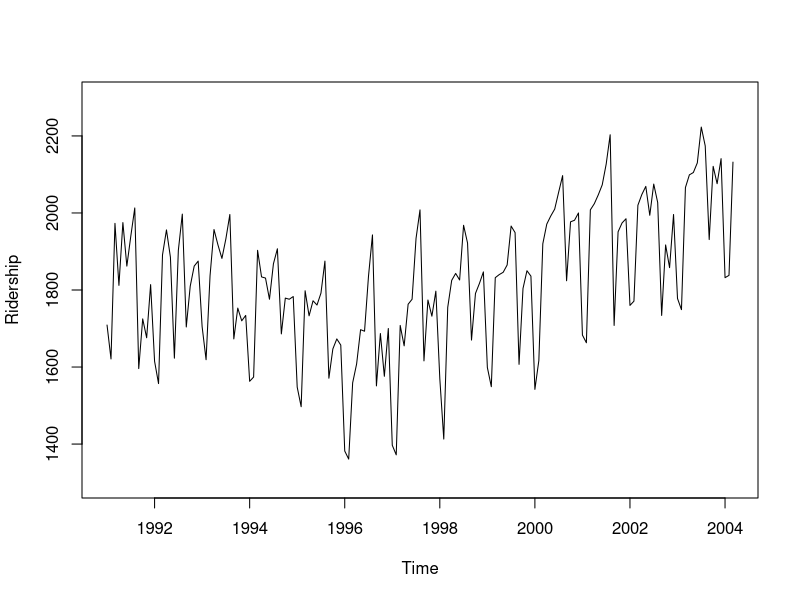

The R script that drew this image:
## ---- chunk 1
install.packages('forecast', dependencies = TRUE)
library(forecast)
Amtrak = read.csv("Amtrak.csv.csv")
ridership = ts(Amtrak$Ridership, start = c(1991, 1), end =c(2004,3), freq = 12)
## ---- chunk 2
library(ggplot2)
plot(ridership, xlab= "Time", ylab = "Ridership", ylim = c(1300,2300))
